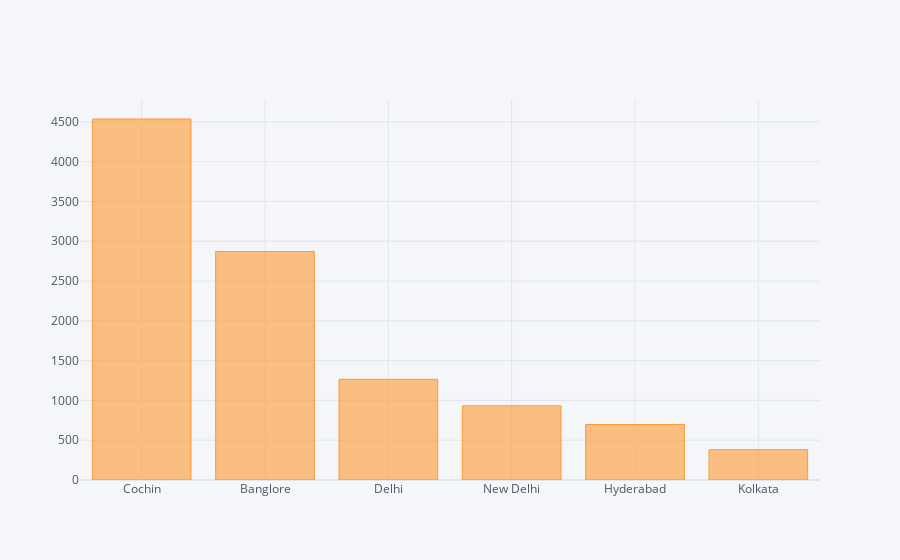

Notebook code for this chart:
### Code cell
data.Destination.value_counts().iplot(kind='bar')

### Figure 1 — Plotly figure (JSON) as saved in the notebook; plotly's stock layout.template omitted (floating-point values rounded to 4 significant figures)
{"data": [{"marker": {"color": "rgba(255, 153, 51, 0.6)", "line": {"color": "rgba(255, 153, 51, 1.0)", "width": 1}}, "name": "Destination", "orientation": "v", "text": "", "type": "bar", "x": ["Cochin", "Banglore", "Delhi", "New Delhi", "Hyderabad", "Kolkata"], "y": [4536, 2871, 1265, 932, 697, 381]}], "layout": {"legend": {"bgcolor": "#F5F6F9", "font": {"color": "#4D5663"}}, "paper_bgcolor": "#F5F6F9", "plot_bgcolor": "#F5F6F9", "title": {"font": {"color": "#4D5663"}}, "xaxis": {"gridcolor": "#E1E5ED", "showgrid": true, "tickfont": {"color": "#4D5663"}, "title": {"font": {"color": "#4D5663"}, "text": ""}, "zerolinecolor": "#E1E5ED"}, "yaxis": {"gridcolor": "#E1E5ED", "showgrid": true, "tickfont": {"color": "#4D5663"}, "title": {"font": {"color": "#4D5663"}, "text": ""}, "zerolinecolor": "#E1E5ED"}}}
